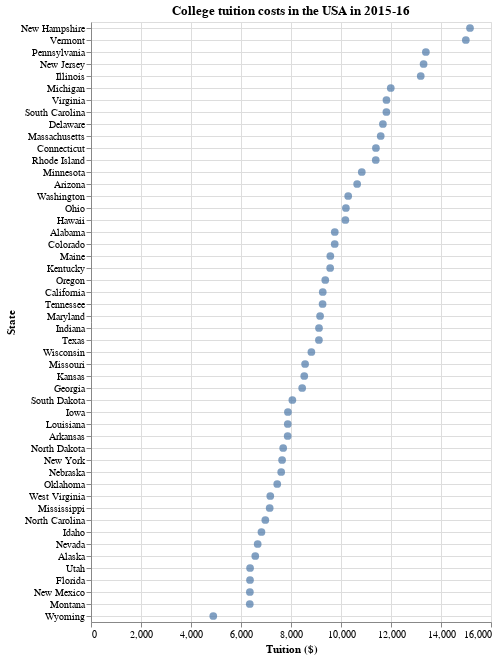

Notebook cell for this chart:
### Code cell
#| code-summary: 'Plot college tuition costs in the USA in 2015'
#| code-fold: true
_gq = melted_us_avg_tuition.filter(
    pl.col('year') == '2015-16'
)

alt.Chart(_gq.collect().to_pandas()).mark_circle(size=60).encode(
    x=alt.X('tuition', title='Tuition ($)'),
    y=alt.Y(
        'state',
        sort='-x',
        axis=alt.Axis(grid=True),
        title='State'
    )
).properties(
    title='College tuition costs in the USA in 2015-16',
    width=400,
    height=600
)

### Figure 1 — Vega-Lite specification as saved in the notebook (floating-point values rounded to 4 significant figures)
{"usermeta": {"embedOptions": {"theme": "latimes"}}, "config": {"view": {"continuousWidth": 400, "continuousHeight": 300}}, "data": {"name": "data-988eb6b07282f382396e50ec644507d1"}, "mark": {"type": "circle", "size": 60}, "encoding": {"x": {"field": "tuition", "title": "Tuition ($)", "type": "quantitative"}, "y": {"axis": {"grid": true}, "field": "state", "sort": "-x", "title": "State", "type": "nominal"}}, "height": 600, "title": "College tuition costs in the USA in 2015-16", "width": 400, "$schema": "https://vega.github.io/schema/vega-lite/v4.17.0.json", "datasets": {"data-988eb6b07282f382396e50ec644507d1": [{"state": "Alabama", "year": "2015-16", "tuition": 9751.0}, {"state": "Alaska", "year": "2015-16", "tuition": 6571.0}, {"state": "Arizona", "year": "2015-16", "tuition": 10650.0}, {"state": "Arkansas", "year": "2015-16", "tuition": 7867.0}, {"state": "California", "year": "2015-16", "tuition": 9270.0}, {"state": "Colorado", "year": "2015-16", "tuition": 9748.0}, {"state": "Connecticut", "year": "2015-16", "tuition": 11400.0}, {"state": "Delaware", "year": "2015-16", "tuition": 11680.0}, {"state": "Florida", "year": "2015-16", "tuition": 6360.0}, {"state": "Georgia", "year": "2015-16", "tuition": 8447.0}, {"state": "Hawaii", "year": "2015-16", "tuition": 10170.0}, {"state": "Idaho", "year": "2015-16", "tuition": 6818.0}, {"state": "Illinois", "year": "2015-16", "tuition": 13190.0}, {"state": "Indiana", "year": "2015-16", "tuition": 9120.0}, {"state": "Iowa", "year": "2015-16", "tuition": 7877.0}, {"state": "Kansas", "year": "2015-16", "tuition": 8530.0}, {"state": "Kentucky", "year": "2015-16", "tuition": 9567.0}, {"state": "Louisiana", "year": "2015-16", "tuition": 7871.0}, {"state": "Maine", "year": "2015-16", "tuition": 9573.0}, {"state": "Maryland", "year": "2015-16", "tuition": 9163.0}, {"state": "Massachusetts", "year": "2015-16", "tuition": 11590.0}, {"state": "Michigan", "year": "2015-16", "tuition": 11990.0}, {"state": "Minnesota", "year": "2015-16", "tuition": 10830.0}, {"state": "Mississippi", "year": "2015-16", "tuition": 7147.0}, {"state": "Missouri", "year": "2015-16", "tuition": 8564.0}, {"state": "Montana", "year": "2015-16", "tuition": 6351.0}, {"state": "Nebraska", "year": "2015-16", "tuition": 7608.0}, {"state": "Nevada", "year": "2015-16", "tuition": 6667.0}, {"state": "New Hampshire", "year": "2015-16", "tuition": 15160.0}, {"state": "New Jersey", "year": "2015-16", "tuition": 13300.0}, {"state": "New Mexico", "year": "2015-16", "tuition": 6355.0}, {"state": "New York", "year": "2015-16", "tuition": 7644.0}, {"state": "North Carolina", "year": "2015-16", "tuition": 6973.0}, {"state": "North Dakota", "year": "2015-16", "tuition": 7688.0}, {"state": "Ohio", "year": "2015-16", "tuition": 10200.0}, {"state": "Oklahoma", "year": "2015-16", "tuition": 7450.0}, {"state": "Oregon", "year": "2015-16", "tuition": 9371.0}, {"state": "Pennsylvania", "year": "2015-16", "tuition": 13390.0}, {"state": "Rhode Island", "year": "2015-16", "tuition": 11390.0}, {"state": "South Carolina", "year": "2015-16", "tuition": 11820.0}, {"state": "South Dakota", "year": "2015-16", "tuition": 8055.0}, {"state": "Tennessee", "year": "2015-16", "tuition": 9263.0}, {"state": "Texas", "year": "2015-16", "tuition": 9117.0}, {"state": "Utah", "year": "2015-16", "tuition": 6363.0}, {"state": "Vermont", "year": "2015-16", "tuition": 14990.0}, {"state": "Virginia", "year": "2015-16", "tuition": 11820.0}, {"state": "Washington", "year": "2015-16", "tuition": 10290.0}, {"state": "West Virginia", "year": "2015-16", "tuition": 7171.0}, {"state": "Wisconsin", "year": "2015-16", "tuition": 8815.0}, {"state": "Wyoming", "year": "2015-16", "tuition": 4891.0}]}}
